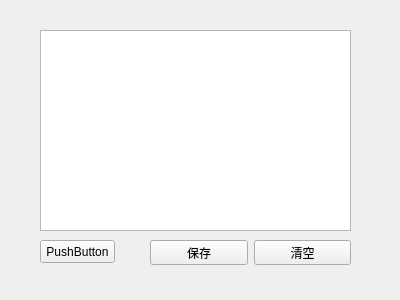
<?xml version="1.0" encoding="UTF-8"?>
<ui version="4.0">
 <class>stick_note</class>
 <widget class="QWidget" name="stick_note">
  <property name="windowModality">
   <enum>Qt::NonModal</enum>
  </property>
  <property name="geometry">
   <rect>
    <x>0</x>
    <y>0</y>
    <width>400</width>
    <height>300</height>
   </rect>
  </property>
  <property name="windowTitle">
   <string>快捷便签</string>
  </property>
  <property name="autoFillBackground">
   <bool>false</bool>
  </property>
  <widget class="QWidget" name="widget" native="true">
   <property name="geometry">
    <rect>
     <x>20</x>
     <y>20</y>
     <width>351</width>
     <height>251</height>
    </rect>
   </property>
   <widget class="QTextEdit" name="text_edit">
    <property name="geometry">
     <rect>
      <x>20</x>
      <y>10</y>
      <width>311</width>
      <height>201</height>
     </rect>
    </property>
   </widget>
   <widget class="QPushButton" name="lock_button">
    <property name="geometry">
     <rect>
      <x>20</x>
      <y>220</y>
      <width>75</width>
      <height>23</height>
     </rect>
    </property>
    <property name="text">
     <string>PushButton</string>
    </property>
   </widget>
   <widget class="QWidget" name="horizontalLayoutWidget">
    <property name="geometry">
     <rect>
      <x>130</x>
      <y>220</y>
      <width>201</width>
      <height>25</height>
     </rect>
    </property>
    <layout class="QHBoxLayout" name="horizontalLayout">
     <item>
      <widget class="QPushButton" name="save_button">
       <property name="text">
        <string>保存</string>
       </property>
      </widget>
     </item>
     <item>
      <widget class="QPushButton" name="clear_button">
       <property name="text">
        <string>清空</string>
       </property>
      </widget>
     </item>
    </layout>
   </widget>
  </widget>
 </widget>
 <resources/>
 <connections/>
</ui>
